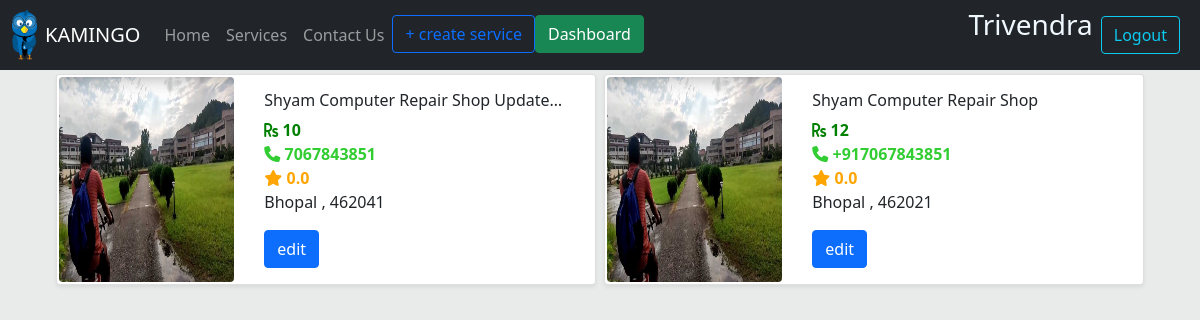
The page /dashboard/2 (signed in) on the database its author committed.
### serviceapp/models.py (models this page shows, shortened)
class ServiceModel(models.Model):
    image = models.ImageField(upload_to=path_and_rename, null=True)
    title = models.CharField(max_length=100)
    category = models.ForeignKey(CategoryModel, on_delete=models.SET_NULL, related_name='category', null=True)
    cost = models.IntegerField()
    service_provider_name = models.CharField(max_length=100)
    contact = PhoneNumberField()
    address = models.ForeignKey(Address, on_delete=models.SET_NULL, related_name='address', null=True)
    slug = models.SlugField(unique=True, db_index=True, null=True, blank=True)
    description = models.CharField(max_length=600, null=True, blank=True)
    user = models.ForeignKey(User, on_delete=models.SET_NULL, related_name='user',null=True)
    def get_rating(self):
        total = sum(int(review['rating']) for review in self.reviews.values())
        if self.reviews.count() > 0:
            return total / self.reviews.count()
        else:
            return 0

class Address(models.Model):
    address_line1 = models.CharField(max_length=100, null=True)
    address_line2 = models.CharField(max_length=100, null=True, blank=True)
    city = models.CharField(max_length=100, null=True, blank=True, verbose_name='City')
    pin_code = models.CharField(max_length=6, null=True)
    locality = models.CharField(max_length=100, blank=True, null=True)

### dashboard/views.py (the view)
# urls.py: path('<int:pk>', views.DashboardView.as_view(), name='dashboard_url'),
class DashboardView(View):
    def get(self, request, pk):
        user = User.objects.get(pk=pk)
        services = ServiceModel.objects.filter(user=user)
        context = {
            'services': services
        }
        return render(request, 'dashboard/user_dasboard_main.html', context)

### dashboard/templates/dashboard/user_dasboard_main.html (shortened to what this page needs)
{% extends 'base.html' %}
{% block body %}
    <div class="container d-flex justify-content-center ">
    <div class="row justify-content-center " style="width: 100%" >
{% for service in services %}
    <div class="card m-1 shadow-sm" style="max-width: 540px;">
  <div class="row g-0">
      <div class="container">
    <div class="row">
        <div class="col-4 " style="padding: 0.15rem; justify-content: left">
                  <img style="width: 100%; height: 100%;" src="{{ service.image.url }}" class="img-fluid rounded" alt="...">
        </div>
        <div class="col-8 col-md-8">
                 <div class="card-body">
        <h6 class="card-title text-truncate" >{{ service.title | title }}</h6>
        <p class="card-text mb-0" style="color: green; font-weight: bold; "><i class="fas fa-rupee-sign"></i> {{ service.cost }}</p>
        <p class="card-text mb-0" style="color: limegreen; font-weight: bold; "><i class= "fa fa-phone"></i> {{ service.contact}}</p>
        <p class="card-text mb-0" style="color: orange; font-weight: bold; "><i class= "fas fa-star"></i> {{ service.get_rating | floatformat:1 }}</p>
        <p class="card-text mb-0;">{{ service.address.city}} , {{ service.address.pin_code }}</p>
        <a class="btn btn-primary" href="{% url 'service_edit_url' user.pk service.pk %}"> edit </a>
                 </div>
        </div>
    </div>
</div>
  </div>
</div>
{% endfor %}
</div>
</div>
{% endblock %}

### templates/base.html (shortened to what this page needs)
{% load static %}
<!DOCTYPE html>
<html lang="en">
  <head>
    <link
      href="https://cdn.jsdelivr.net/npm/bootstrap@5.0.2/dist/css/bootstrap.min.css"
      rel="stylesheet"
    />
  </head>
  <body style="background-color: #E9EAEA;">
    <nav class="navbar navbar-expand-lg navbar-dark bg-dark">
      <div class="container-fluid ">
          <img style="margin-right: 0.5rem;" width="25rem" height="50rem" src="{% static 'serviceapp/kamingo_icon.png' %}" alt="">
        <a class="navbar-brand" href="/">KAMINGO</a>
        <div class="collapse navbar-collapse" id="navbarSupportedContent">
          <ul class="navbar-nav me-auto mb-2 mb-lg-0">
            <li class="nav-item">
              <a class="nav-link" aria-current="page" href="/">Home</a>
            </li>
            <li class="nav-item">
              <a class="nav-link" aria-current="page" href="">Services</a>
            </li>
            <li class="nav-item">
              <a class="nav-link" href="user/register">Contact Us</a>
            </li>
                 <li class="nav-item">
              <a class="btn btn-outline-primary" href=" {% if user.is_authenticated %}
              {% url 'service_form_url' %}
              {% endif %}
                ">+ create service</a>
            </li>
          <li>
            {% if user.is_authenticated %}
            <a class="btn btn-success" href="{% url 'dashboard_url' user.pk %}">Dashboard</a>
            {% endif %}
          </li>
          </ul>
          <form class="d-flex">
            <ul class="navbar-nav me-auto mb-2 mb-lg-0">
              {% if not user.is_authenticated %}
              <li class="nav-item">
                <a
                  class="nav-link"
                  aria-current="page"
                  href="{% url 'account_login' %}"
                  ><button type="button" class="btn btn-outline-primary">
                    Login
                  </button>
                </a>
              </li>
              <li class="nav-item">
                <a class="nav-link" href="{% url 'account_signup' %}"
                  ><button type="button" class="btn btn-outline-info">
                    Register
                  </button>
                </a>
              </li>
              {% else %}
              <li class="nav-item">
                <h3 style="color: aliceblue">{{ user.username| title }}</h3>
              </li>
              <li class="nav-item">
                <a class="nav-link" href="{% url 'account_logout' %}"
                  ><button  type="button" class="btn btn-outline-info w-100">
                    Logout
                  </button>
                </a>
              </li>
              {% endif %}
            </ul>
          </form>
        </div>
      </div>
    </nav>
    {% block body %} {% endblock %}
  </body>
</html>

### rows shown on the page
ServiceModel: image (picture), title "Shyam Computer Repair Shop Update…", cost "10", contact "7067843851", get_rating "0.0", address.city "Bhopal", address.pin_code "462041"
ServiceModel: image (picture), title "Shyam Computer Repair Shop", cost "12", contact "+917067843851", get_rating "0.0", address.city "Bhopal", address.pin_code "462021"

### other values the page prints
{{ user.username| title }} "Trivendra"
